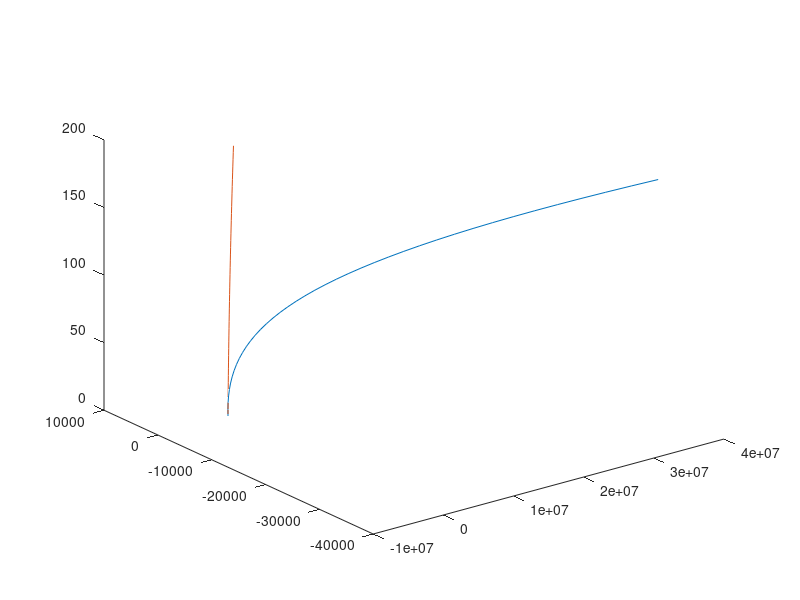

This chart was generated by the following MATLAB code:
t = 0:5:200;
x = (4*t.^3-10*t);
y = (9*t-t.^2);
plot3(x,y,t)
hold on
vx = (12*t.^2-10);
vy = (9-2*t);
plot3(vx,vy,t)
hold on


